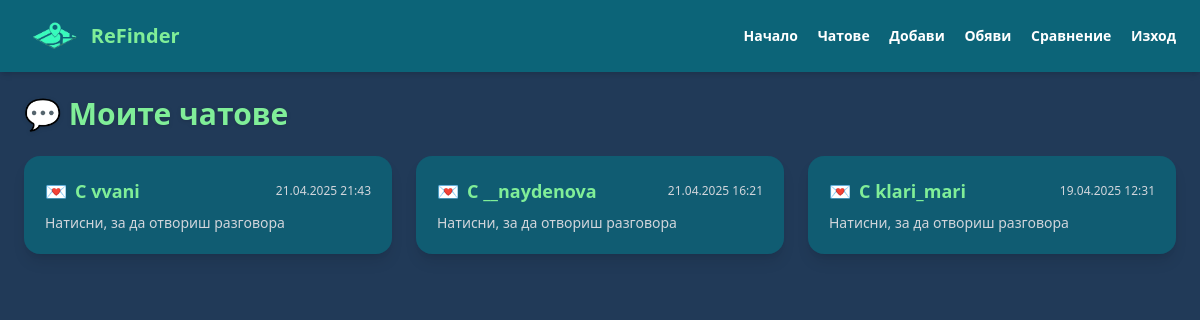
Page /chat/ (signed in) on the committed database.
### ReFinds/models.py (models this page shows, shortened)
class Chat(models.Model):
    participants = models.ManyToManyField(User)
    created_at = models.DateTimeField(auto_now_add=True)

### ReFinds/views.py (the view)
# urls.py: path('chat/', views.chat_list, name='chat_list'),
@login_required
def chat_list(request):
    chats = Chat.objects.filter(participants=request.user).order_by('-created_at')
    chat_data = [
        {'chat': chat, 'other_user': chat.participants.exclude(id=request.user.id).first()}
        for chat in chats
    ]
    return render(request, 'chat_list.html', {'chat_data': chat_data})

### ReFinds/templates/chat_list.html (shortened to what this page needs)
<!DOCTYPE html>
{% load static %}
<html lang="bg">
<head>
  <script src="https://cdn.tailwindcss.com"></script>
</head>
<body class="bg-[#213A58] text-white min-h-screen flex flex-col">
  <nav class="flex justify-between items-center px-6 py-4 bg-[#0C6478] shadow-md">
    <div class="flex items-center gap-2">
      <img src="{% static 'logo-removebg-preview.png' %}" alt="ReFinder Logo" class="h-10">
      <span class="text-xl font-bold text-[#80EE98]">ReFinder</span>
    </div>
    <div class="space-x-4 text-sm font-semibold">
      <a href="{% url 'home' %}" class="hover:text-[#80EE98]">Начало</a>
      <a href="{% url 'chat_list' %}" class="hover:text-[#80EE98]">Чатове</a>
      <a href="{% url 'listing' %}" class="hover:text-[#80EE98]">Добави</a>
      <a href="{% url 'ad_list' %}" class="hover:text-[#80EE98]">Обяви</a>
      <a href="{% url 'image_search' %}" class="hover:text-[#80EE98]" >Сравнение</a>
      <a href="{% url 'logout' %}" class="hover:text-[#80EE98]">Изход</a>
    </div>
  </nav>
  <div class="px-6 py-6">
    <h1 class="text-3xl font-bold text-[#80EE98] mb-6 drop-shadow">💬 Моите чатове</h1>
    {% if chat_data %}
      <ul class="grid grid-cols-1 md:grid-cols-2 lg:grid-cols-3 gap-6">
        {% for item in chat_data %}
          <li>
            <a href="{% url 'chat_detail' item.chat.id %}" class="block bg-[#0C6478]/80 hover:bg-[#15919B]/80 transition-all p-5 rounded-2xl shadow-lg border border-transparent hover:border-[#80EE98]">
              <div class="flex items-center justify-between mb-2">
                <div class="text-lg font-semibold text-[#80EE98] flex items-center gap-2">
                  💌 <span>С <strong>{{ item.other_user.username }}</strong></span>
                </div>
                <span class="text-xs text-gray-300">{{ item.chat.created_at|date:"d.m.Y H:i" }}</span>
              </div>
              <p class="text-sm text-gray-300">Натисни, за да отвориш разговора</p>
            </a>
          </li>
        {% endfor %}
      </ul>
    {% else %}
      <p class="text-gray-300 text-lg italic">Нямаш активни разговори. 🤷‍♂️</p>
    {% endif %}
  </div>
</body>
</html>

### rows in the picture
Chat: other_user.username "vvani", chat.created_at "21.04.2025 21:43"
Chat: other_user.username "__naydenova", chat.created_at "21.04.2025 16:21"
Chat: other_user.username "klari_mari", chat.created_at "19.04.2025 12:31"
